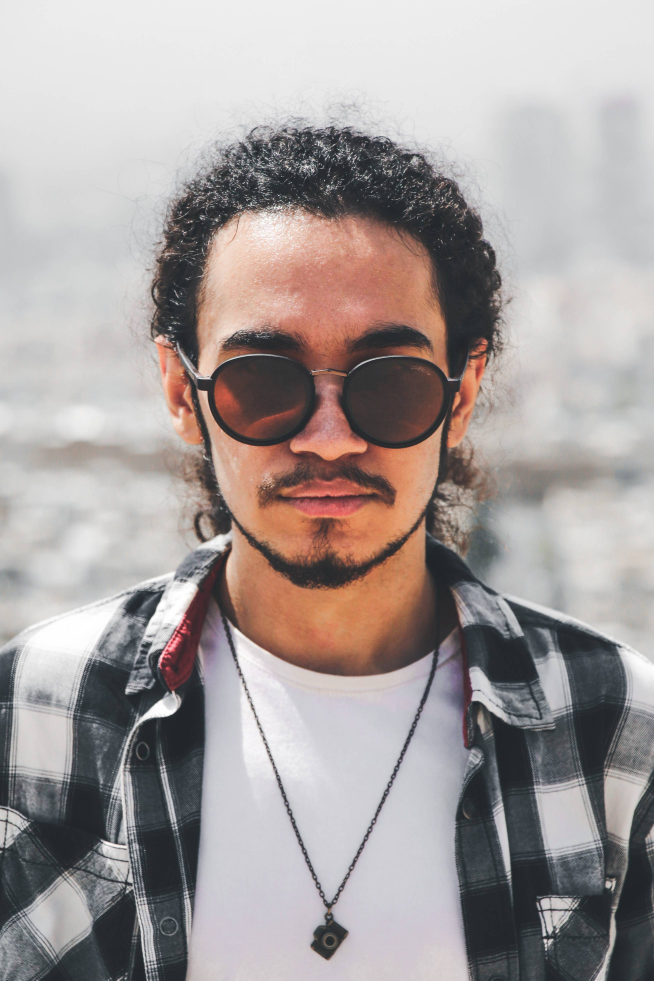
#> input picture Tests/01-Cropping-face-Image/IMG_4720.jpg, 2615 x 3922 px (shown at 1/4 size)
$ jupyter execute cropping-face-image.ipynb
#> lines starting #> are read from the running program, lines starting #| are printed output that depends on the picture
## 1- Importing Libraries

[cell 1]
import cv2 as cv
import numpy as np
import matplotlib.pyplot as plt

## 2- Loading Image

[cell 2]
img = cv.imread("IMG_4720.jpg")
#> img is the input picture: shape (3922, 2615, 3); mean B, G, R 155.7, 157, 165
img_rgb = cv.cvtColor(img, cv.COLOR_BGR2RGB)

plt.imshow(img_rgb)
plt.title("Original Image")
plt.show()

## 3- Finding Face Coordinates

[cell 3]
height, width = img_rgb.shape[:2]
#> height = 3922; width = 2615

face = img_rgb[500:2400, 600:2000]
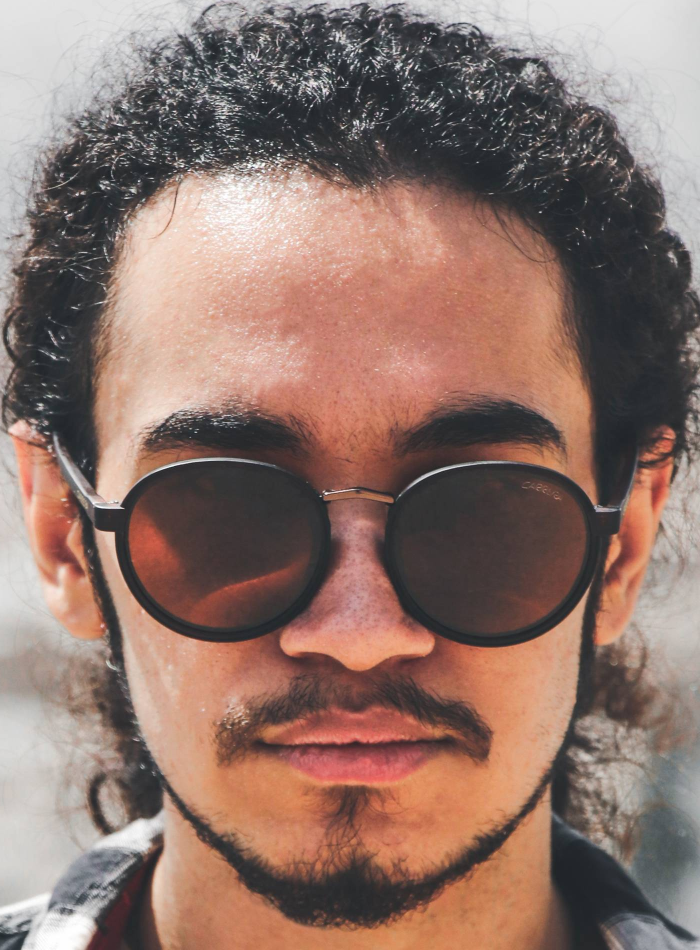
#> face: shape (1900, 1400, 3) (shown at 1/2 size); mean R, G, B 142.4, 116.1, 107.3

plt.imshow(face)
plt.title("Face Image")
plt.show()

## 4- Save New Image

[cell 4]
face_rgb = cv.cvtColor(face, cv.COLOR_BGR2RGB)

face_path = "face_img.jpg"
cv.imwrite(face_path, face_rgb)
#> Out = True
